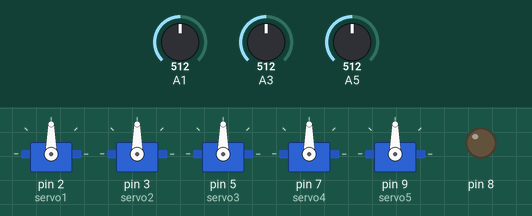
A sketch run on a simulated Arduino Uno, built with avr-gcc and run on an emulated ATmega328P. Shown: 5 × servo, output pins drawn as LEDs (lit = HIGH). Inputs (shaded band) come from the test bench; at power-on: A1 = 512, A3 = 512, A5 = 512.

Above: at 0.05 s.
At 4.05 s:
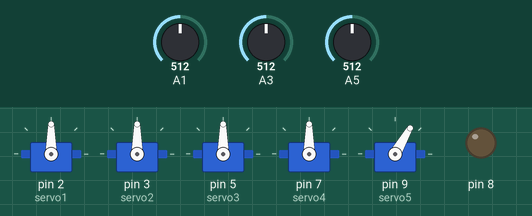
At 5.3 s:
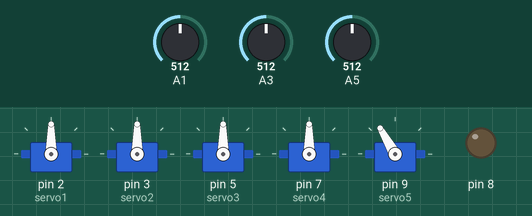
At 6.65 s:
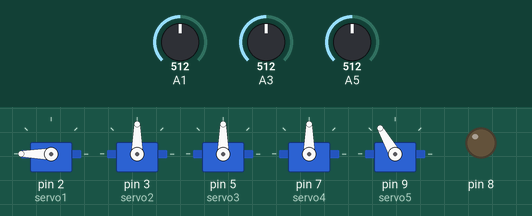
At 7.95 s:
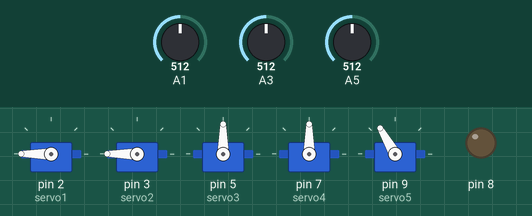
At 10.6 s:
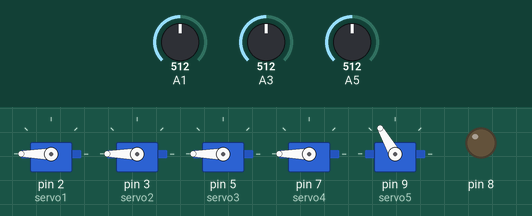
Timing chart, 0 to 13.8 s (numbered marks = the images above):
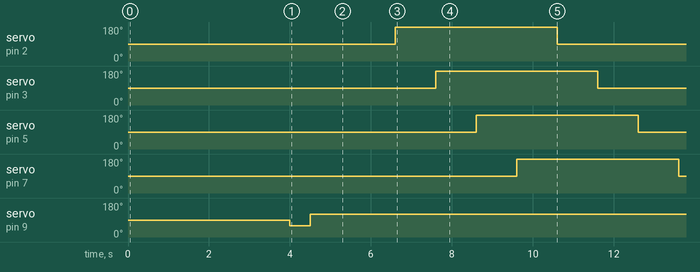

The sketch:

sketch_finger_adk_20130114.ino
```cpp
#include <Servo.h>

Servo servo1, servo2, servo3, servo4, servo5;

void setup(){
  pinMode(15, INPUT);
  pinMode(13, INPUT);
  pinMode(11, INPUT);
  pinMode(8, OUTPUT);

  servo1.attach(2);
  servo2.attach(3);
  servo3.attach(5);
  servo4.attach(7);
  servo5.attach(9);
  Serial.begin(9600);
}

struct Pressure {
  int pres1;
  int pres2;
  int pres3;
  int pres4;
};

struct Pressure pressure;

struct Operation {
  int finger1;
  int finger2;
  int finger3;
  int finger4;
  int piston;
};

struct Operation operation;

void loop(){
      operation.finger1 = 90;
      operation.finger2 = 90;
      operation.finger3 = 90;
      operation.finger4 = 90;
      operation.piston = 1;

      moveArm();
      delay(100);
      upPressure();
      delay(1000);

      operation.finger1 = 180;
      operation.finger2 = 180;
      operation.finger3 = 180;
      operation.finger4 = 180;
      operation.piston = 0;
      moveArm();
}

void upPressure(){
      pressure.pres1 = analogRead(15);
      pressure.pres2 = analogRead(13);
      pressure.pres3 = analogRead(11);
      pressure.pres4 = analogRead(9);
}

void moveArm(){
      int fin1 = operation.finger1;
      if(fin1 != 0){
        servo1.write(fin1);
        delay(1000);
      }

      int fin2 = operation.finger2;
      if(fin2 != 0){
        servo2.write(fin2);
        delay(1000);
      }

      int fin3 = operation.finger3;
      if(fin3 != 0){
        servo3.write(fin3);
        delay(1000);
      }

      int fin4 = operation.finger4;
      if(fin4 != 0){
        servo4.write(fin4);
        delay(1000);
      }

      int piston = operation.piston;
      if(piston == 1){
        servo5.write(60);
        delay(500);
        servo5.write(120);
        delay(1000);
      }

}
```

Measured:
- by itself, servo on pin 9 (servo5): alternates 120° for 10.1 s and 60° for 0.50 s
- by itself, servo on pin 2 (servo1), servo on pin 3 (servo2), servo on pin 5 (servo3), servo on pin 7 (servo4): alternates 180° for 4.0 s and 90° for 6.6 s
